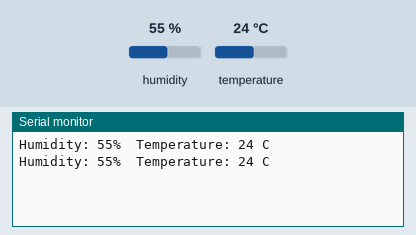
This sketch was run on a simulated Arduino Uno, built with avr-gcc and run on an emulated ATmega328P. On the bench: the last lines printed to the serial monitor. Inputs (shaded band) come from the test bench; at power-on: humidity 55 %, temperature 24 °C.

Above: at 4.8 s.
4.9 s: humidity set to 22 %
At 7.1 s:
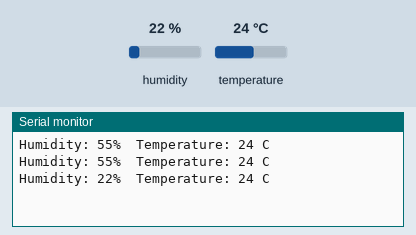
7.9 s: temperature set to 12 °C
At 9.5 s:
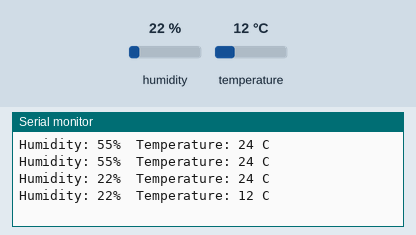
10.9 s: humidity set to 40 %
At 13.1 s:
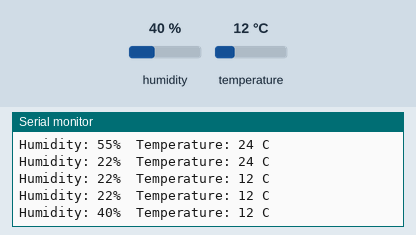
Timing chart, 0 to 14.6 s (numbered marks = the images above; inputs shaded):
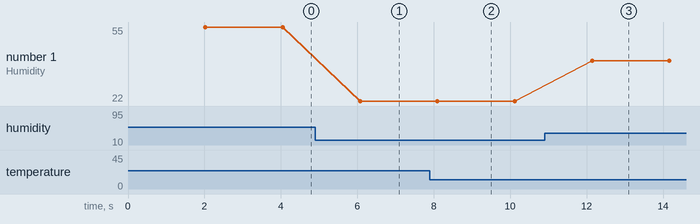

The sketch:

_11.DHT11.ino
```cpp
#include<DHT.h>        // DHT.h 라이브러리를 포함합니다.

#define DHTPIN 2       // DHTPIN을 2로 설정합니다.
#define DHTTYPE DHT11  // DHTTYPE를 DHT11로 설정합니다.

DHT dht(DHTPIN, DHTTYPE);

void setup() {
  Serial.begin(9600);  // 시리얼 통신을 보레이트 9600으로 초기화합니다.
  dht.begin();         // DHT11 센서를 초기화합니다.
}

void loop() {
  delay(2000);                    // 2초 대기
  int h = dht.readHumidity();     // 변수 h를 선언하여 습도값을 대입
  int t = dht.readTemperature();  // 변수 t를 선언하여 온도값을 대입
  Serial.print("Humidity: ");     // 시리얼 프린터에 출력 (이하생략)
  Serial.print(h);
  Serial.print("%\t");
  Serial.print("Temperature: ");
  Serial.print(t);
  Serial.println(" C");
}
```

Measured:
- after the input at 4.9 s, the serial monitor: prints a new line after 1.2 s (image 1)
- after the input at 7.9 s, the serial monitor: prints a new line after 0.19 s (image 2)
- after the input at 10.9 s, the serial monitor: prints a new line after 1.2 s (image 3)
- plotted number 1: 55 → 22 after the input at 4.9 s, 22 → 40 after the input at 10.9 s
